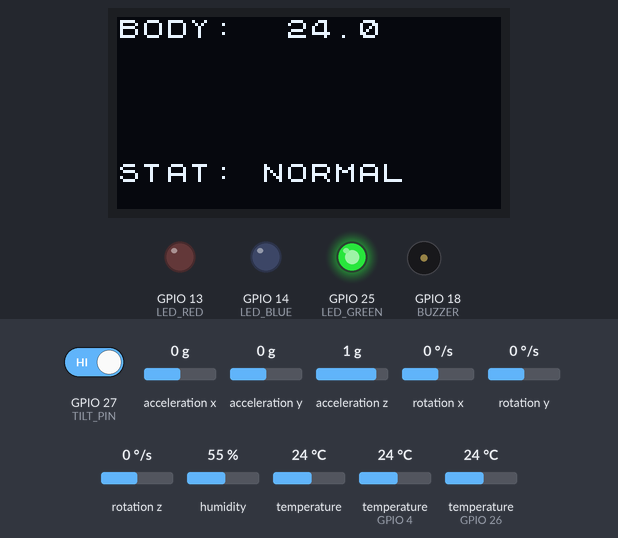
The sketch below on a simulated ESP32. Shown: 128×64 one-colour display, output pins drawn as LEDs (lit = HIGH), buzzer (waves = sounding, pin HIGH). Inputs (shaded band) come from the test bench; at power-on: temperature (sensors on GPIO 26, GPIO 4) 24 °C, GPIO 27 (TILT_PIN) HIGH, acceleration x 0 g, acceleration y 0 g, acceleration z 1 g, rotation x 0 °/s, rotation y 0 °/s, rotation z 0 °/s, humidity 55 %, temperature 24 °C. What the sketch prints to the serial monitor is not drawn.

Above: at 3.2 s.
3.3 s: temperature (sensor on GPIO 26) set to 37.6 °C
At 3.68 s:
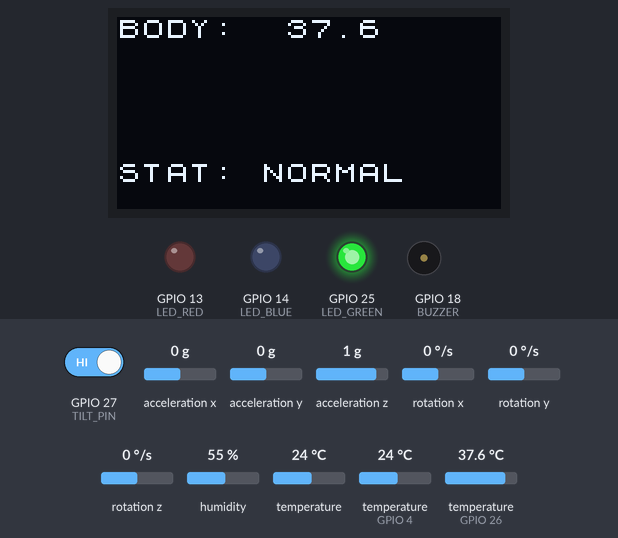
4.9 s: temperature (sensor on GPIO 26) set to 38.6 °C
At 5.3 s:
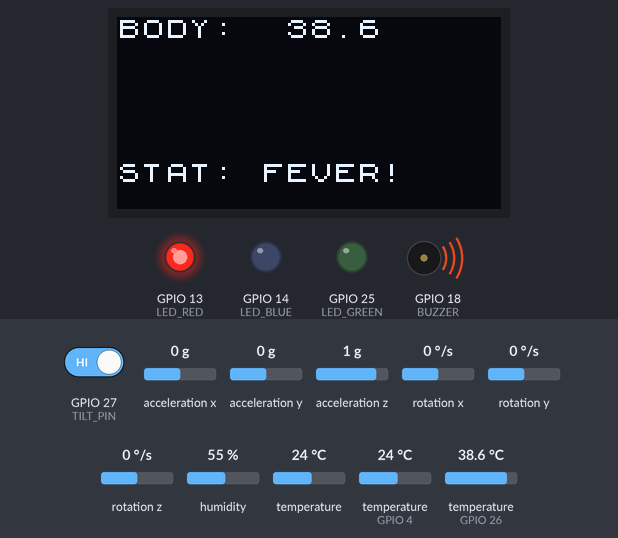
7.4 s: temperature (sensor on GPIO 26) set to 12 °C
At 7.83 s:
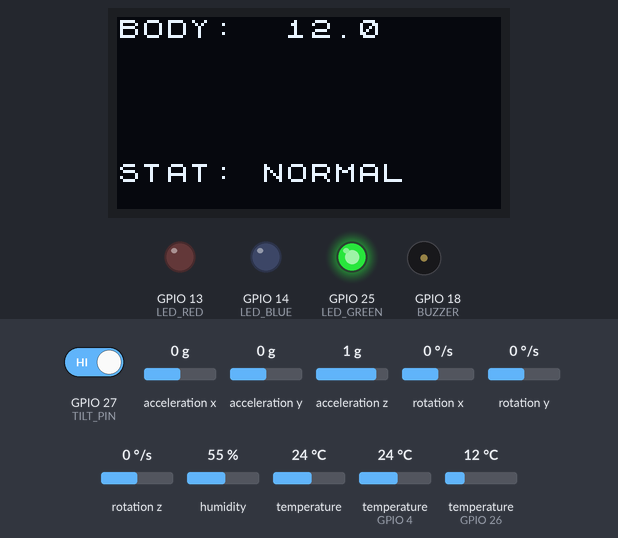
Timing chart, 0 to 10.4 s (numbered marks = the images above; inputs shaded):
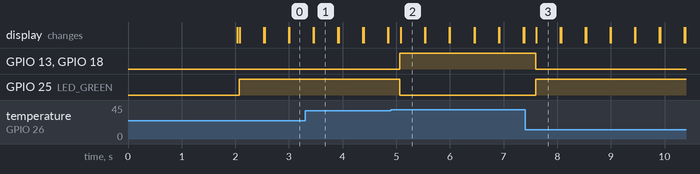

The sketch:

FALLDETECTTILT.ino
```cpp
#include <Adafruit_MPU6050.h>
#include <Adafruit_Sensor.h>
#include <Wire.h>
#include <DHT.h>
#include <OneWire.h>
#include <DallasTemperature.h>
#include <U8g2lib.h>

// --- PIN MAPPING ---
#define DHTPIN 4
#define DHTTYPE DHT22
#define ONE_WIRE_BUS 26
#define TILT_PIN 27
#define LED_RED 13
#define LED_GREEN 25
#define LED_BLUE 14
#define BUZZER 18

// --- OBJECTS ---
Adafruit_MPU6050 mpu;
DHT dht(DHTPIN, DHTTYPE);
OneWire oneWire(ONE_WIRE_BUS);
DallasTemperature bodySensor(&oneWire);
U8X8_SH1106_128X64_NONAME_HW_I2C u8g2(U8X8_PIN_NONE);

// --- VARIABLES ---
bool mpuActive = false;
bool potentialFall = false;
unsigned long fallTime = 0;
const float impactThreshold = 40.0; // Lowered for easier testing

void setup() {
  Serial.begin(115200);
  delay(2000);
  Serial.println("\n>>> STARTING SYSTEM...");

  // 1. Initialize I2C with Timeout
  Wire.begin(33, 32);
  Wire.setClock(100000);
  Wire.setTimeOut(50);

  // 2. Initialize OLED
  u8g2.begin();
  u8g2.setFont(u8x8_font_chroma48medium8_r);
  u8g2.drawString(0, 0, "SYSTEM ONLINE");

  // 3. Initialize Pins
  pinMode(LED_RED, OUTPUT);
  pinMode(LED_GREEN, OUTPUT);
  pinMode(LED_BLUE, OUTPUT);
  pinMode(BUZZER, OUTPUT);
  pinMode(TILT_PIN, INPUT_PULLUP);

  // 4. Initialize MPU6050 Safely
  if (mpu.begin()) {
    mpuActive = true;
    mpu.setAccelerometerRange(MPU6050_RANGE_8_G);
    Serial.println(">>> MPU6050: ONLINE");
  } else {
    Serial.println(">>> MPU6050: NOT FOUND (Skipped)");
  }

  // 5. Initialize Temps
  dht.begin();
  bodySensor.begin();
  bodySensor.setWaitForConversion(false); // CRITICAL: Stops the code from hanging

  Serial.println(">>> SETUP COMPLETE - STARTING MONITOR...");
}

void loop() {
  // --- 1. SENSOR READS (With fail-safes) ---
  float t_env = dht.readTemperature();
  bodySensor.requestTemperatures();
  float t_body = bodySensor.getTempCByIndex(0);

  // Filter out the common "-127" error from loose wires
  if (t_body < -50) t_body = 0;

  String statusMsg = "NORMAL";
  bool isEmergency = false;

  // --- 2. FEVER LOGIC ---
  if (t_body > 38.0 && t_body < 50.0) {
    isEmergency = true;
    statusMsg = "FEVER!";
  }

  // --- 3. FALL DETECTION LOGIC ---
  if (mpuActive) {
    sensors_event_t a, g, temp;
    mpu.getEvent(&a, &g, &temp);
    float totalAcc = sqrt(sq(a.acceleration.x) + sq(a.acceleration.y) + sq(a.acceleration.z));

    if (totalAcc > impactThreshold && !potentialFall) {
      potentialFall = true;
      fallTime = millis();
      Serial.println("IMPACT DETECTED!");
    }

    if (potentialFall) {
      unsigned long elapsed = millis() - fallTime;
      if (elapsed < 5000) { // 5 second window
        statusMsg = "WAITING";
        digitalWrite(LED_BLUE, (millis() % 400 < 200));
        if (digitalRead(TILT_PIN) == LOW) potentialFall = false;
      } else {
        if (digitalRead(TILT_PIN) == HIGH) {
          isEmergency = true;
          statusMsg = "FALL!";
        } else {
          potentialFall = false;
        }
      }
    }
  }

  // --- 4. HARDWARE OUTPUTS ---
  if (isEmergency) {
    digitalWrite(LED_RED, HIGH);
    digitalWrite(LED_GREEN, LOW);
    digitalWrite(BUZZER, HIGH);
  } else {
    digitalWrite(LED_RED, LOW);
    digitalWrite(LED_GREEN, HIGH);
    digitalWrite(BUZZER, LOW);
    if (!potentialFall) digitalWrite(LED_BLUE, LOW);
  }

  // --- 5. OLED DISPLAY ---
  u8g2.clearLine(0);
  u8g2.drawString(0, 0, "BODY:"); u8g2.setCursor(7, 0);
  if (t_body == 0) u8g2.print("ERR"); else u8g2.print(t_body, 1);

  u8g2.clearLine(6);
  u8g2.drawString(0, 6, "STAT:"); u8g2.drawString(6, 6, statusMsg.c_str());

  // --- 6. SERIAL DEBUG (To confirm it's not frozen) ---
  Serial.print("Body: "); Serial.print(t_body);
  Serial.print(" | Tilt: "); Serial.print(digitalRead(TILT_PIN));
  Serial.print(" | Accel: "); Serial.print(mpuActive ? "OK" : "NO");
  Serial.print(" | Status: "); Serial.println(statusMsg);

  delay(200);
}
```

Measured:
- the behaviour switches between 38 and 38.1 °C on temperature (sensor on GPIO 26) (found by bisection; images 1 and 2)
- after the input at 3.3 s, the display: first differs from a run without the input after 0.16 s (image 1)
- after the input at 4.9 s, GPIO 13 (LED_RED), GPIO 18 (BUZZER): LOW → HIGH after 0.17 s; GPIO 25 (LED_GREEN): HIGH → LOW after 0.17 s; the display: changes after 0.18 s (image 2)
- after the input at 7.4 s, GPIO 13 (LED_RED), GPIO 18 (BUZZER): HIGH → LOW after 0.20 s; GPIO 25 (LED_GREEN): LOW → HIGH after 0.20 s; the display: changes after 0.21 s (image 3)
- what the display in image 1 shows lasts 0.4 s, from 3.5 s to 3.9 s
